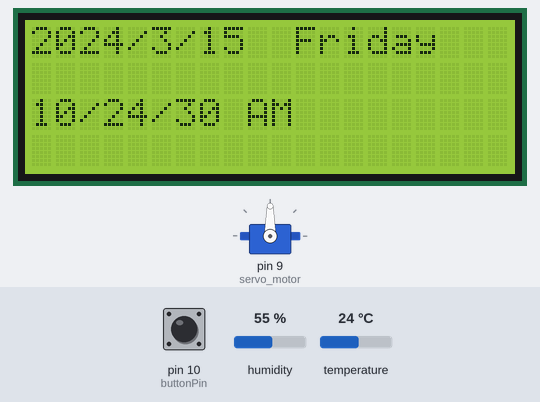
This sketch was run on a simulated Arduino Uno, built with avr-gcc and run on an emulated ATmega328P. On the bench: 20×4 character LCD, servo. The test bench sets the inputs (shaded band); at power-on: humidity 55 %, temperature 24 °C, pin 10 (buttonPin) LOW. The local clock reads 2024-03-15 10:24:30 at power-on unless the sketch sets it; what the sketch prints to the serial monitor is not drawn.

Above: at 1.2 s.
1.3 s: humidity set to 88 %
At 6.4 s:
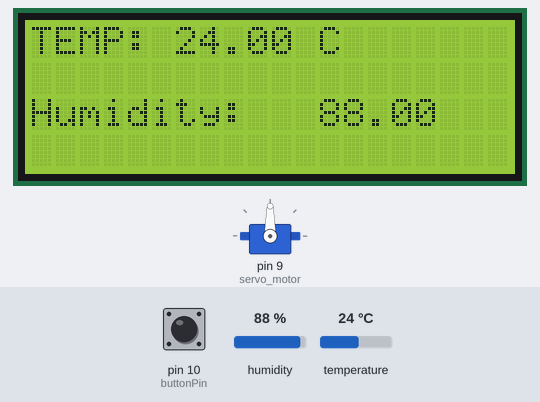
7.5 s: humidity set to 91 %
At 11.3 s:
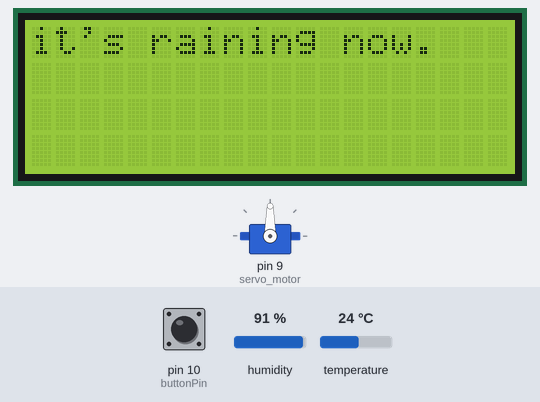
17.5 s: temperature set to 12 °C
At 24.2 s:
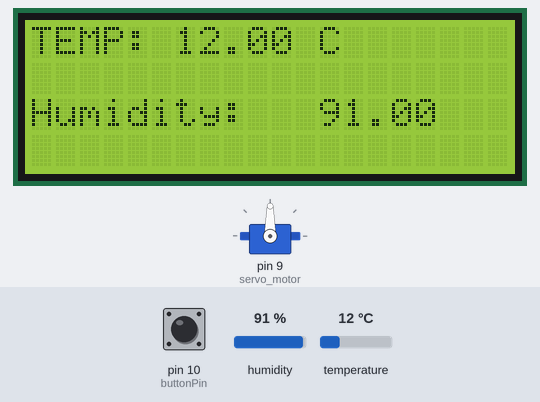
25.2 s: pin 10 (buttonPin) pulled HIGH for 3 s
At 28.3 s:
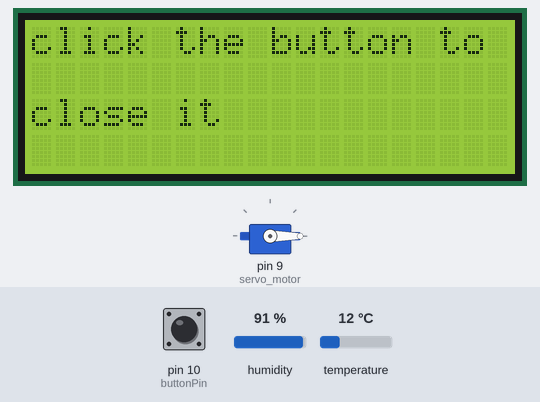
Timing chart, 0 to 35.9 s (numbered marks = the images above; inputs shaded):
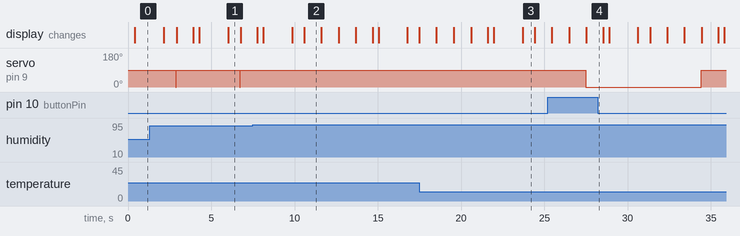

Measured:
- the behaviour switches between 89 and 90 % on humidity (found by bisection; images 1 and 2)
- after the input at 7.5 s, servo on pin 9 (servo_motor): stops changing and stays 90°
- after the input at 25.2 s, servo on pin 9 (servo_motor): 90° → 0° after 2.3 s, → 90° 6.9 s later; the display: first differs from a run without the input after 2.3 s (image 4)
- by itself, servo on pin 9 (servo_motor): alternates 90° for 3.8 s and 0° for 0.03 s
- what the display in image 1 shows lasts 0.8 s, from 6.0 s to 6.8 s
- what the display in image 2 shows lasts 1.0 s, from 10.6 s to 11.6 s
- what the display in image 3 shows lasts 0.7 s, from 23.7 s to 24.4 s

The sketch:

reallyThe_final_arduino_project_withDHT11.ino
```cpp
#include "RTClib.h"
#include <Wire.h>
#include <LiquidCrystal_I2C.h>
#include <Servo.h>
#include "DHT.h"

// rtc object
RTC_DS1307 rtc;

// servo_motor
Servo servo_motor;

// lcd object for the display, 0month20 -> i2c address
LiquidCrystal_I2C lcd(0x20, 20, 4);

//  dht11 conf
#define DHTPIN 13
#define DHTYPE DHT11

DHT dht(DHTPIN, DHTYPE);
float temp;
float h;

// button variables
int buttonPin = 10;
int button_Read;

char daysOfTheWeek[7][12] = { "Sunday", "Monday", "Tuesday", "Wednesday", "Thursday", "Friday", "Saturday" };


int year, month, day, hour, min, sec;
String dayOfWeek;
String dayOrNight;

void setup() {
  Wire.begin();
  Serial.begin(9600);

  // start dht11 sensor
  dht.begin();

  //  20 colums and 4 rows
  lcd.begin(20, 4);

  //  9 is the analog output pin for the motor
  servo_motor.attach(9);

  if (!rtc.begin()) {
    Serial.println("Couldn't find RTC");
    Serial.flush();
    while (1) delay(10);
  }

  // set the Time
  if (!rtc.isrunning()) {
    Serial.println("RTC is NOT running, let's set the time!");

    // get real time
    rtc.adjust(DateTime(F(__DATE__), F(__TIME__)));
  }

  // set the pin for the button
  pinMode(buttonPin, INPUT);
}

void loop() {

  delay(300);
  // temperature calculation
  temp = dht.readTemperature();

  // humidity calculate
  h = dht.readHumidity();

  DateTime now = rtc.now();

  year = now.year();
  month = now.month();
  day = now.day();
  dayOfWeek = daysOfTheWeek[now.dayOfTheWeek()];
  hour = now.hour();
  min = now.minute();
  sec = now.second();

  // to know the time is PM or AM
  AM_PM();

  // show the date on lcd
  lcd_print();
  delay(700);

  lcd.clear();
  dht_read();
  delay(700);

  // function for serial moniter print
  serial_print();

  // to check if it is raining right now or not.
  if (isItRaining() == false) {

    // time for start and stop the motor
    if (hour >= 10 && hour < 16) {
      motorRun(0);
    } else {
      motorRun(90);
    }

  } else {
    lcd.setCursor(0, 0);
    lcd.clear();
    lcd.println("it's raining now.");
    delay(1000);
    lcd.clear();
    lcd.println("Window is closed");
    delay(1000);
    lcd.clear();
    lcd.println("if you wanna open it, click on the button");
    delay(1000);
  }

  // if buttonCheck is true window will open
  if (buttonCheck() == HIGH) {
    motorRun(0);
    lcd.clear();
    lcd.print("click the button to close it");
    delay(500);

  } else {
    motorRun(90);
    lcd.clear();
    lcd.print("click the button to open it");
    delay(500);
  }

  delay(500);
  lcd.clear();
}


// function for serial moniter

void serial_print() {

  // print year - month - day
  Serial.println(hour);

  Serial.print(year, DEC);
  Serial.print('/');
  Serial.print(month, DEC);
  Serial.print('/');
  Serial.print(day, DEC);
  Serial.print(" (");
  Serial.print(dayOfWeek);
  Serial.print(") ");

  // print hour - minute - second
  Serial.print(hour, DEC);
  Serial.print(':');
  Serial.print(min, DEC);
  Serial.print(':');
  Serial.print(sec, DEC);
  Serial.print(dayOrNight);
  Serial.println();
  Serial.println();
}

// function for print on lcd

void lcd_print() {
  lcd.print(year);
  lcd.print('/');
  lcd.print(month);
  lcd.print('/');
  lcd.println(day);
  lcd.println(dayOfWeek);
  lcd.setCursor(0, 2);
  lcd.print(hour, DEC);
  lcd.print('/');
  lcd.print(min);
  lcd.print('/');
  lcd.print(sec);
  lcd.println(dayOrNight);
  delay(1000);
}

void dht_read() {
  lcd.print("TEMP: ");
  lcd.print(temp);
  lcd.println(" C");
  lcd.setCursor(0, 2);
  lcd.println("Humidity: ");
  lcd.print(h);

  Serial.print("TEMP: ");
  Serial.println(temp);
  Serial.print("Humidaty: ");
  Serial.print(h);
}

// to check if it raining or not
bool isItRaining() {
  return h >= 90.0 ? true : false;
}

bool buttonCheck() {
  button_Read = digitalRead(buttonPin);
  return button_Read > 0 ? true : false;
}

void motorRun(byte num) {
  servo_motor.write(num);
  delay(15);
}

// to know the time is PM or AM
void AM_PM() {
  if (hour >= 12) {
    dayOrNight = " PM";
  } else {
    dayOrNight = " AM";
  }
}
```
